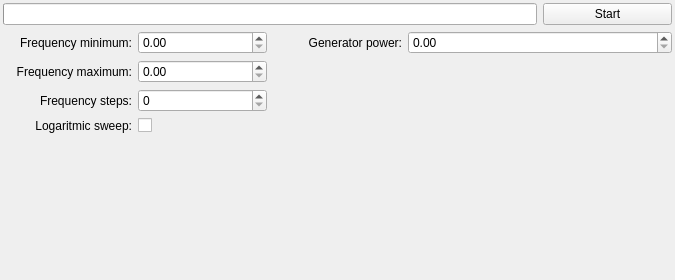
<?xml version="1.0" encoding="UTF-8"?>
<ui version="4.0">
 <class>Form</class>
 <widget class="QWidget" name="Form">
  <property name="geometry">
   <rect>
    <x>0</x>
    <y>0</y>
    <width>675</width>
    <height>280</height>
   </rect>
  </property>
  <property name="windowTitle">
   <string>Form</string>
  </property>
  <layout class="QVBoxLayout" name="verticalLayout">
   <property name="spacing">
    <number>6</number>
   </property>
   <property name="margin">
    <number>3</number>
   </property>
   <item>
    <layout class="QGridLayout" name="gridLayout">
     <item row="0" column="0" colspan="4">
      <widget class="QProgressBar" name="progress"/>
     </item>
     <item row="0" column="4">
      <widget class="QPushButton" name="startStop">
       <property name="text">
        <string>Start</string>
       </property>
      </widget>
     </item>
     <item row="1" column="0">
      <widget class="QLabel" name="label_3">
       <property name="text">
        <string>Frequency minimum:</string>
       </property>
       <property name="alignment">
        <set>Qt::AlignRight|Qt::AlignTrailing|Qt::AlignVCenter</set>
       </property>
      </widget>
     </item>
     <item row="1" column="1">
      <widget class="QuantityWidgetController" name="frequencyMinimum"/>
     </item>
     <item row="1" column="2">
      <widget class="QLabel" name="label">
       <property name="text">
        <string>Generator power:</string>
       </property>
       <property name="alignment">
        <set>Qt::AlignRight|Qt::AlignTrailing|Qt::AlignVCenter</set>
       </property>
      </widget>
     </item>
     <item row="1" column="3" colspan="2">
      <widget class="PowerWidgetController" name="generatorPower"/>
     </item>
     <item row="2" column="0">
      <widget class="QLabel" name="label_4">
       <property name="text">
        <string>Frequency maximum:</string>
       </property>
       <property name="alignment">
        <set>Qt::AlignRight|Qt::AlignTrailing|Qt::AlignVCenter</set>
       </property>
      </widget>
     </item>
     <item row="2" column="1">
      <widget class="QuantityWidgetController" name="frequencyMaximum"/>
     </item>
     <item row="3" column="0">
      <widget class="QLabel" name="label_10">
       <property name="text">
        <string>Frequency steps:</string>
       </property>
       <property name="alignment">
        <set>Qt::AlignRight|Qt::AlignTrailing|Qt::AlignVCenter</set>
       </property>
      </widget>
     </item>
     <item row="4" column="0">
      <widget class="QLabel" name="label_9">
       <property name="text">
        <string>Logaritmic sweep:</string>
       </property>
       <property name="alignment">
        <set>Qt::AlignRight|Qt::AlignTrailing|Qt::AlignVCenter</set>
       </property>
      </widget>
     </item>
     <item row="4" column="1">
      <widget class="QCheckBox" name="logarithmic">
       <property name="text">
        <string/>
       </property>
      </widget>
     </item>
     <item row="3" column="1">
      <widget class="IntegerWidgetController" name="frequencySteps"/>
     </item>
    </layout>
   </item>
   <item>
    <widget class="DropWidget" name="transmittedPower" native="true"/>
   </item>
  </layout>
 </widget>
 <customwidgets>
  <customwidget>
   <class>QuantityWidgetController</class>
   <extends>QDoubleSpinBox</extends>
   <header>gui.quantitywidget_controller.h</header>
  </customwidget>
  <customwidget>
   <class>DropWidget</class>
   <extends>QWidget</extends>
   <header>gui.dropwidget_controller.h</header>
   <container>1</container>
  </customwidget>
  <customwidget>
   <class>PowerWidgetController</class>
   <extends>QDoubleSpinBox</extends>
   <header>gui.powerwidget_controller.h</header>
  </customwidget>
  <customwidget>
   <class>IntegerWidgetController</class>
   <extends>QSpinBox</extends>
   <header>gui.integerwidget_controller.h</header>
  </customwidget>
 </customwidgets>
 <resources/>
 <connections/>
</ui>
